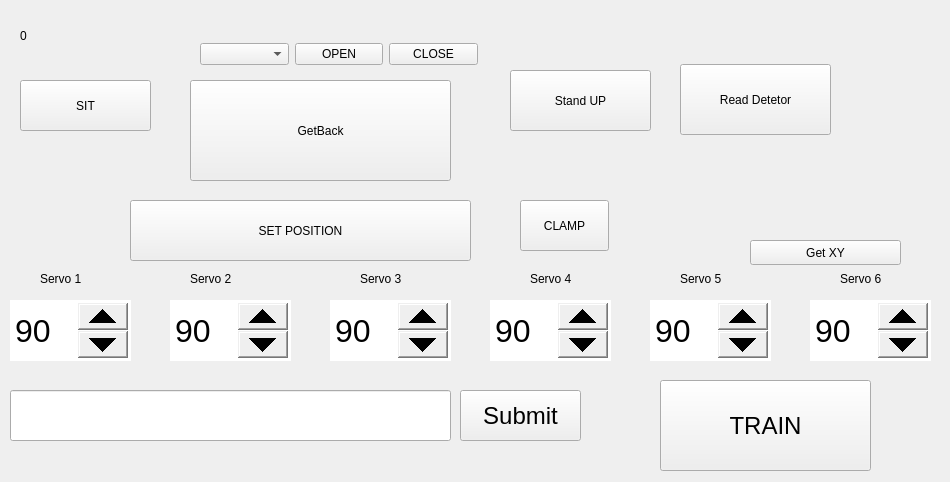
<?xml version="1.0" encoding="UTF-8"?>
<ui version="4.0">
 <class>MainWindow</class>
 <widget class="QWidget" name="MainWindow">
  <property name="geometry">
   <rect>
    <x>0</x>
    <y>0</y>
    <width>950</width>
    <height>482</height>
   </rect>
  </property>
  <property name="windowTitle">
   <string>main</string>
  </property>
  <widget class="QWidget" name="layoutWidget">
   <property name="geometry">
    <rect>
     <x>200</x>
     <y>40</y>
     <width>278</width>
     <height>29</height>
    </rect>
   </property>
   <layout class="QHBoxLayout" name="horizontalLayout">
    <item>
     <widget class="QComboBox" name="comL"/>
    </item>
    <item>
     <widget class="QPushButton" name="openButton">
      <property name="text">
       <string>OPEN</string>
      </property>
     </widget>
    </item>
    <item>
     <widget class="QPushButton" name="closeButton">
      <property name="text">
       <string>CLOSE</string>
      </property>
     </widget>
    </item>
   </layout>
  </widget>
  <widget class="QPushButton" name="clampButton">
   <property name="geometry">
    <rect>
     <x>520</x>
     <y>200</y>
     <width>89</width>
     <height>51</height>
    </rect>
   </property>
   <property name="text">
    <string>CLAMP</string>
   </property>
  </widget>
  <widget class="QPushButton" name="set_posButton">
   <property name="geometry">
    <rect>
     <x>130</x>
     <y>200</y>
     <width>341</width>
     <height>61</height>
    </rect>
   </property>
   <property name="text">
    <string>SET POSITION</string>
   </property>
  </widget>
  <widget class="QPushButton" name="stand_upButton">
   <property name="geometry">
    <rect>
     <x>510</x>
     <y>70</y>
     <width>141</width>
     <height>61</height>
    </rect>
   </property>
   <property name="text">
    <string>Stand UP</string>
   </property>
  </widget>
  <widget class="QLabel" name="S1_label">
   <property name="geometry">
    <rect>
     <x>40</x>
     <y>270</y>
     <width>61</width>
     <height>17</height>
    </rect>
   </property>
   <property name="text">
    <string>Servo 1</string>
   </property>
  </widget>
  <widget class="QLabel" name="S2_label">
   <property name="geometry">
    <rect>
     <x>190</x>
     <y>270</y>
     <width>61</width>
     <height>17</height>
    </rect>
   </property>
   <property name="text">
    <string>Servo 2</string>
   </property>
  </widget>
  <widget class="QLabel" name="S3_label">
   <property name="geometry">
    <rect>
     <x>360</x>
     <y>270</y>
     <width>61</width>
     <height>17</height>
    </rect>
   </property>
   <property name="text">
    <string>Servo 3</string>
   </property>
  </widget>
  <widget class="QLabel" name="S4_label">
   <property name="geometry">
    <rect>
     <x>530</x>
     <y>270</y>
     <width>181</width>
     <height>17</height>
    </rect>
   </property>
   <property name="text">
    <string>Servo 4</string>
   </property>
  </widget>
  <widget class="QLabel" name="S5_label">
   <property name="geometry">
    <rect>
     <x>680</x>
     <y>270</y>
     <width>61</width>
     <height>17</height>
    </rect>
   </property>
   <property name="text">
    <string>Servo 5</string>
   </property>
  </widget>
  <widget class="QLabel" name="S6_label">
   <property name="geometry">
    <rect>
     <x>840</x>
     <y>270</y>
     <width>61</width>
     <height>17</height>
    </rect>
   </property>
   <property name="text">
    <string>Servo 6</string>
   </property>
  </widget>
  <widget class="QPushButton" name="sitButton">
   <property name="geometry">
    <rect>
     <x>20</x>
     <y>80</y>
     <width>131</width>
     <height>51</height>
    </rect>
   </property>
   <property name="text">
    <string>SIT</string>
   </property>
  </widget>
  <widget class="QPushButton" name="getXYButton">
   <property name="geometry">
    <rect>
     <x>750</x>
     <y>240</y>
     <width>151</width>
     <height>25</height>
    </rect>
   </property>
   <property name="text">
    <string>Get XY</string>
   </property>
  </widget>
  <widget class="QPushButton" name="socketButton">
   <property name="geometry">
    <rect>
     <x>680</x>
     <y>64</y>
     <width>151</width>
     <height>71</height>
    </rect>
   </property>
   <property name="text">
    <string>Read Detetor</string>
   </property>
  </widget>
  <widget class="QSpinBox" name="servo_1_spinBox">
   <property name="geometry">
    <rect>
     <x>10</x>
     <y>300</y>
     <width>121</width>
     <height>61</height>
    </rect>
   </property>
   <property name="font">
    <font>
     <pointsize>24</pointsize>
    </font>
   </property>
   <property name="styleSheet">
    <string notr="true">QSpinBox::down-button{
    width: 50
}
QSpinBox::up-button{
    width: 50
}
</string>
   </property>
   <property name="maximum">
    <number>180</number>
   </property>
   <property name="value">
    <number>90</number>
   </property>
  </widget>
  <widget class="QSpinBox" name="servo_2_spinBox">
   <property name="geometry">
    <rect>
     <x>170</x>
     <y>300</y>
     <width>121</width>
     <height>61</height>
    </rect>
   </property>
   <property name="font">
    <font>
     <pointsize>24</pointsize>
    </font>
   </property>
   <property name="styleSheet">
    <string notr="true">QSpinBox::down-button{
    width: 50
}
QSpinBox::up-button{
    width: 50
}
</string>
   </property>
   <property name="maximum">
    <number>180</number>
   </property>
   <property name="value">
    <number>90</number>
   </property>
  </widget>
  <widget class="QSpinBox" name="servo_3_spinBox">
   <property name="geometry">
    <rect>
     <x>330</x>
     <y>300</y>
     <width>121</width>
     <height>61</height>
    </rect>
   </property>
   <property name="font">
    <font>
     <pointsize>24</pointsize>
    </font>
   </property>
   <property name="styleSheet">
    <string notr="true">QSpinBox::down-button{
    width: 50
}
QSpinBox::up-button{
    width: 50
}
</string>
   </property>
   <property name="maximum">
    <number>180</number>
   </property>
   <property name="value">
    <number>90</number>
   </property>
  </widget>
  <widget class="QSpinBox" name="servo_4_spinBox">
   <property name="geometry">
    <rect>
     <x>490</x>
     <y>300</y>
     <width>121</width>
     <height>61</height>
    </rect>
   </property>
   <property name="font">
    <font>
     <pointsize>24</pointsize>
    </font>
   </property>
   <property name="styleSheet">
    <string notr="true">QSpinBox::down-button{
    width: 50
}
QSpinBox::up-button{
    width: 50
}
</string>
   </property>
   <property name="maximum">
    <number>180</number>
   </property>
   <property name="value">
    <number>90</number>
   </property>
  </widget>
  <widget class="QSpinBox" name="servo_5_spinBox">
   <property name="geometry">
    <rect>
     <x>650</x>
     <y>300</y>
     <width>121</width>
     <height>61</height>
    </rect>
   </property>
   <property name="font">
    <font>
     <pointsize>24</pointsize>
    </font>
   </property>
   <property name="styleSheet">
    <string notr="true">QSpinBox::down-button{
    width: 50
}
QSpinBox::up-button{
    width: 50
}
</string>
   </property>
   <property name="maximum">
    <number>180</number>
   </property>
   <property name="value">
    <number>90</number>
   </property>
  </widget>
  <widget class="QSpinBox" name="servo_6_spinBox">
   <property name="geometry">
    <rect>
     <x>810</x>
     <y>300</y>
     <width>121</width>
     <height>61</height>
    </rect>
   </property>
   <property name="font">
    <font>
     <pointsize>24</pointsize>
    </font>
   </property>
   <property name="styleSheet">
    <string notr="true">QSpinBox::down-button{
    width: 50
}
QSpinBox::up-button{
    width: 50
}
</string>
   </property>
   <property name="maximum">
    <number>180</number>
   </property>
   <property name="value">
    <number>90</number>
   </property>
  </widget>
  <widget class="QLineEdit" name="All_Servos_lineEdit">
   <property name="geometry">
    <rect>
     <x>10</x>
     <y>390</y>
     <width>441</width>
     <height>51</height>
    </rect>
   </property>
   <property name="font">
    <font>
     <pointsize>24</pointsize>
    </font>
   </property>
   <property name="styleSheet">
    <string notr="true"/>
   </property>
   <property name="maxLength">
    <number>28</number>
   </property>
  </widget>
  <widget class="QPushButton" name="submitButton">
   <property name="geometry">
    <rect>
     <x>460</x>
     <y>390</y>
     <width>121</width>
     <height>51</height>
    </rect>
   </property>
   <property name="font">
    <font>
     <pointsize>18</pointsize>
    </font>
   </property>
   <property name="styleSheet">
    <string notr="true"/>
   </property>
   <property name="text">
    <string>Submit</string>
   </property>
  </widget>
  <widget class="QPushButton" name="trainButton">
   <property name="geometry">
    <rect>
     <x>660</x>
     <y>380</y>
     <width>211</width>
     <height>91</height>
    </rect>
   </property>
   <property name="font">
    <font>
     <pointsize>18</pointsize>
     <italic>false</italic>
    </font>
   </property>
   <property name="text">
    <string>TRAIN</string>
   </property>
  </widget>
  <widget class="QLabel" name="threadlabel">
   <property name="geometry">
    <rect>
     <x>20</x>
     <y>20</y>
     <width>91</width>
     <height>31</height>
    </rect>
   </property>
   <property name="text">
    <string>0</string>
   </property>
  </widget>
  <widget class="QPushButton" name="getBackButton">
   <property name="geometry">
    <rect>
     <x>190</x>
     <y>80</y>
     <width>261</width>
     <height>101</height>
    </rect>
   </property>
   <property name="text">
    <string>GetBack</string>
   </property>
  </widget>
 </widget>
 <resources/>
 <connections/>
</ui>
